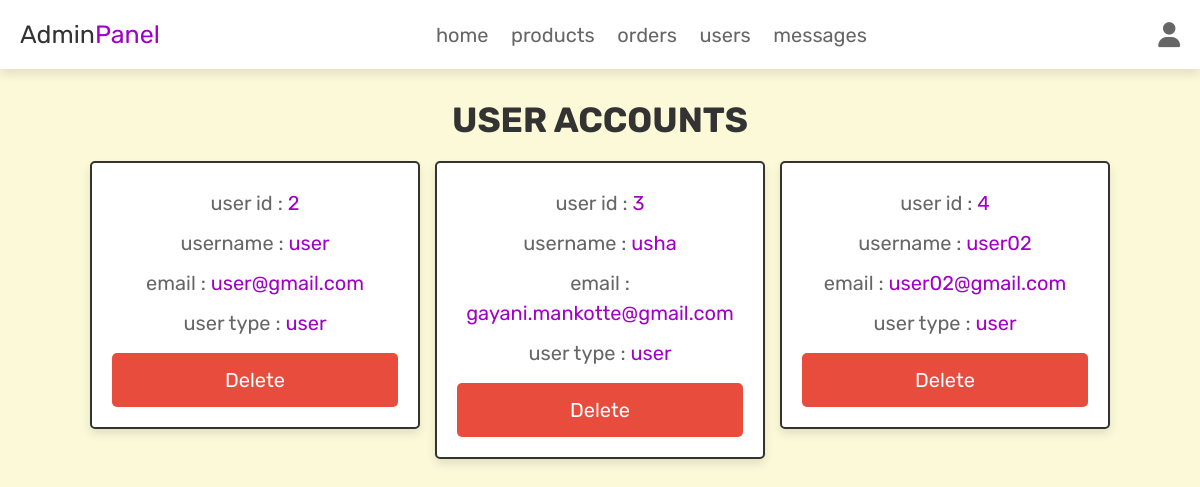
/admin_users.php (signed in), run on the app's committed database.
### tables this page shows
CREATE TABLE `users` (
  `id` int(100) NOT NULL,
  `name` varchar(100) NOT NULL,
  `email` varchar(100) NOT NULL,
  `password` varchar(100) NOT NULL,
  `user_type` varchar(20) NOT NULL DEFAULT 'user'
);

### admin_users.php (the view, shortened to what this page needs)
<?php
@include 'config.php';
$admin_id = $_SESSION['admin_id'];
?>
<!DOCTYPE html>
<html lang="en">
<head>
   <link rel="stylesheet" href="https://cdnjs.cloudflare.com/ajax/libs/font-awesome/6.1.1/css/all.min.css">
   <link rel="stylesheet" href="css/admin.css">
</head>
<body>
<?php include 'admin_header.php'; ?>
<section class="user-accounts">
   <h1 class="title">user accounts</h1>
   <div class="box-container">
      <?php
         $select_users = $conn->prepare("SELECT * FROM `users`");
         $select_users->execute();
         while($fetch_users = $select_users->fetch(PDO::FETCH_ASSOC)){
      ?>
      <div class="box" style="<?php if($fetch_users['id'] == $admin_id){ echo 'display:none'; }; ?>">
         <p> user id : <span><?= $fetch_users['id']; ?></span></p>
         <p> username : <span><?= $fetch_users['name']; ?></span></p>
         <p> email : <span><?= $fetch_users['email']; ?></span></p>
         <p> user type : <span style=" color:<?php if($fetch_users['user_type'] == 'admin'){ echo 'yellow'; }; ?>"><?= $fetch_users['user_type']; ?></span></p>
         <a href="admin_users.php?delete=<?= $fetch_users['id']; ?>" onclick="return confirm(' this user delete?');" class="delete-btn">delete</a>
      </div>
      <?php
      }
      ?>
   </div>
</section>
</body>
</html>

### css/admin.css (style rules this page uses)
.user-accounts .box-container { display: grid; grid-template-columns: repeat(auto-fit, 33rem); gap:1.5rem; align-items: flex-start; justify-content:center; }
.user-accounts .box-container .box { border:var(--border); box-shadow: var(--box-shadow); background-color: var(--white); border-radius: .5rem; padding:2rem; text-align: center; }
.user-accounts .box-container .box p { line-height: 1.5; padding:.5rem 0; font-size: 2rem; color:var(--light-color); }
.user-accounts .box-container .box p span { color:var(--purple); }

### css/main.css (style rules this page uses)
:root { --purple:#a000c8; --yellow:#FFCC00; --red:#e74c3c; --black:#333; --light-color:#666; --white:#fff; --light-bg:#f6f6f6; --warm-light:#FCF9D9; --brown:#321414; --border:.2rem solid var(--black); --box-shadow:0 .5rem 1rem rgba(0,0,0,.1); }
* { font-family: 'Rubik', sans-serif; margin:0; padding:0; box-sizing: border-box; outline: none; border:none; text-decoration: none; color:var(--black); }
body { background-color: var(--warm-light); }
html { font-size: 62.5%; overflow-x: hidden; scroll-behavior: smooth; scroll-padding-top: 6.5rem; }
section { padding: 3rem 2rem; max-width: 1200px; margin: 0 auto; }
.btn, .delete-btn, .option-btn { display: block; width: 100%; margin-top: 1rem; border-radius: .5rem; color: var(--white); font-size: 2rem; padding: 1.5rem 3rem; text-transform: capitalize; cursor: pointer; text-align: center; }
.delete-btn { background-color: var(--red); }
.title { text-align: center; margin-bottom: 2rem; text-transform: uppercase; color: var(--black); font-size: 3.5rem; }

### data on the page
users: id "2", name "user", email "user@gmail.com", user_type "user"
users: id "3", name "usha", email "gayani.mankotte@gmail.com", user_type "user"
users: id "4", name "user02", email "user02@gmail.com", user_type "user"
